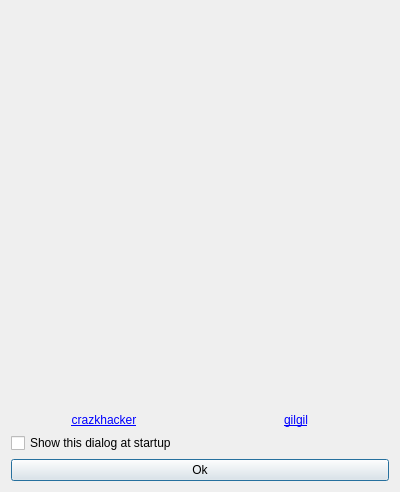
<?xml version="1.0" encoding="UTF-8"?>
<ui version="4.0">
 <class>About</class>
 <widget class="QDialog" name="About">
  <property name="geometry">
   <rect>
    <x>0</x>
    <y>0</y>
    <width>400</width>
    <height>492</height>
   </rect>
  </property>
  <property name="windowTitle">
   <string>Dialog</string>
  </property>
  <layout class="QGridLayout" name="gridLayout">
   <item row="0" column="0">
    <layout class="QVBoxLayout" name="verticalLayout">
     <item>
      <widget class="QLabel" name="lblImg">
       <property name="sizePolicy">
        <sizepolicy hsizetype="Preferred" vsizetype="Expanding">
         <horstretch>0</horstretch>
         <verstretch>0</verstretch>
        </sizepolicy>
       </property>
       <property name="text">
        <string/>
       </property>
       <property name="pixmap">
        <pixmap resource="rara.qrc">:/img/img/r.png</pixmap>
       </property>
       <property name="alignment">
        <set>Qt::AlignCenter</set>
       </property>
      </widget>
     </item>
     <item>
      <layout class="QHBoxLayout" name="horizontalLayout">
       <item>
        <widget class="QLabel" name="lblCrazyHacker">
         <property name="text">
          <string>&lt;a href=&quot;https://crazyhacker.tistory.com/&quot;&gt;crazkhacker&lt;/a&gt;</string>
         </property>
         <property name="alignment">
          <set>Qt::AlignCenter</set>
         </property>
        </widget>
       </item>
       <item>
        <widget class="QLabel" name="lblGilgil">
         <property name="text">
          <string>&lt;a href=&quot;https://gilgil.gitlab.io/&quot;&gt;gilgil&lt;/a&gt;</string>
         </property>
         <property name="alignment">
          <set>Qt::AlignCenter</set>
         </property>
        </widget>
       </item>
      </layout>
     </item>
     <item>
      <widget class="GCheckBox" name="chkShowDialog">
       <property name="text">
        <string>Show this dialog at startup</string>
       </property>
      </widget>
     </item>
     <item>
      <widget class="QPushButton" name="pbOk">
       <property name="text">
        <string>Ok</string>
       </property>
       <property name="default">
        <bool>true</bool>
       </property>
      </widget>
     </item>
    </layout>
   </item>
  </layout>
 </widget>
 <customwidgets>
  <customwidget>
   <class>GCheckBox</class>
   <extends>QCheckBox</extends>
   <header>gcheckbox.h</header>
  </customwidget>
 </customwidgets>
 <resources>
  <include location="rara.qrc"/>
 </resources>
 <connections/>
</ui>
